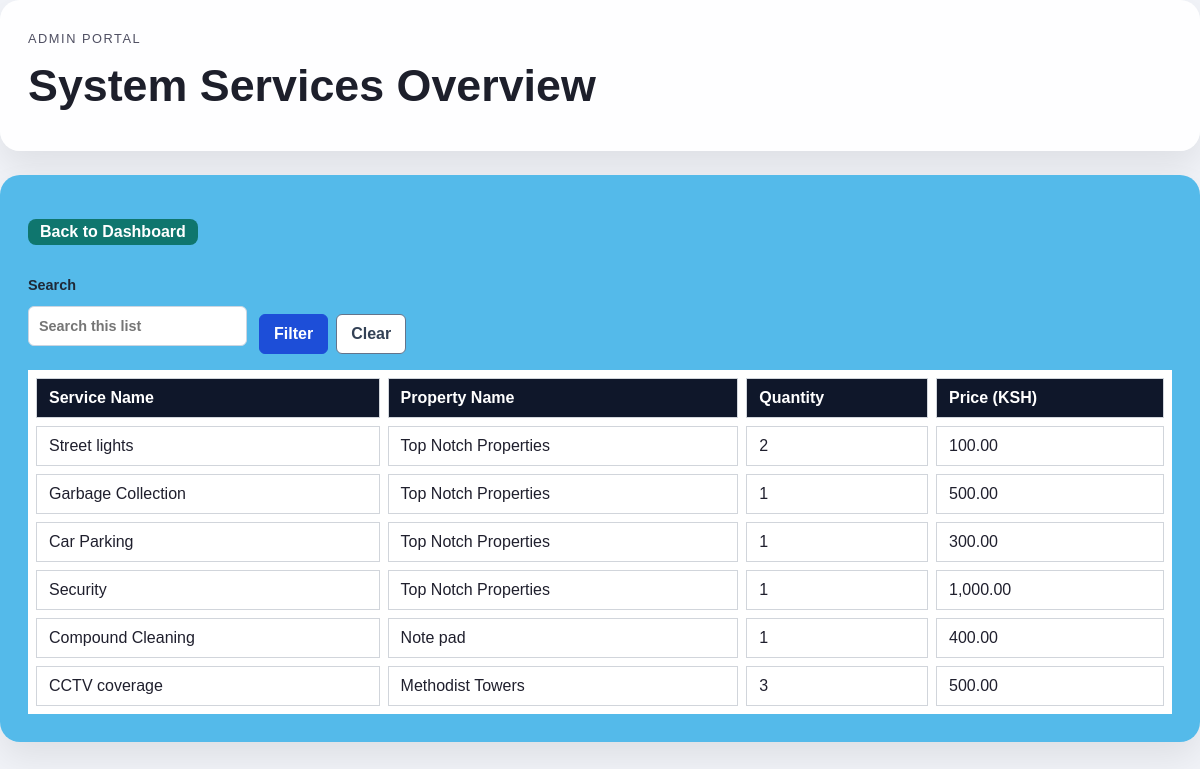
The page /admin/viewservices.php (signed in) on the database its author committed.
### tables this page shows
CREATE TABLE `services` (
  `service_id` int(11) NOT NULL,
  `service_name` varchar(20) NOT NULL,
  `quantity` int(20) NOT NULL,
  `price` decimal(8,2) NOT NULL
);

### admin/viewservices.php (the view, shortened to what this page needs)
<?php
$database = new Database();
$db = $database->getConnection();
$services = [];
try {
    $query = "SELECT s.service_id,
                     s.service_name,
                     s.quantity,
                     s.price,
                     IFNULL(p.property_name, 'Unassigned') AS property_name
              FROM services s
              LEFT JOIN service_property sp ON s.service_id = sp.service_id
              LEFT JOIN property p ON sp.property_id = p.property_id
              ORDER BY s.service_id DESC";
    $stmt = $db->prepare($query);
    $stmt->execute();
    $services = $stmt->fetchAll(PDO::FETCH_ASSOC);
} catch (PDOException $e) {
    $errorMessage = 'Error fetching service list: ' . $e->getMessage();
    $services = [];
}
?>
<!DOCTYPE html>
<html lang="en">
<head>
    <link rel="stylesheet" href="../style.css">
</head>
<body class="dashboard-page">
    <main class="main-content">
        <section class="welcome-card">
            <div>
                <p class="eyebrow">Admin Portal</p>
                <h1 class="heading">System Services Overview</h1>
            </div>
        </section>
        <section class="action-card">
            <div class="page-actions mb-3">
                <a href="admindashboard.php" class="btn-primary">Back to Dashboard</a>
            </div>
            <?php if (empty($services)): ?>
                <p>No services found in the database.</p>
            <?php else: ?>
                <div style="overflow-x:auto;">
                    <table class="tenant-table table table-striped">
                        <thead>
                            <tr>
                                <th>Service Name</th>
                                <th>Property Name</th>
                                <th>Quantity</th>
                                <th>Price (KSH)</th>
                            </tr>
                        </thead>
                        <tbody>
                            <?php foreach ($services as $service): ?>
                                <tr>
                                    <td><?php echo htmlspecialchars($service['service_name'] ?? 'N/A'); ?></td>
                                    <td><?php echo htmlspecialchars($service['property_name'] ?? 'ALL Properties'); ?></td>
                                    <td><?php echo htmlspecialchars($service['quantity'] ?? 'N/A'); ?></td>
                                    <td><?php echo htmlspecialchars(number_format((float)($service['price'] ?? 0), 2)); ?></td>
                                </tr>
                            <?php endforeach; ?>
                        </tbody>
                    </table>
                </div>
            <?php endif; ?>
        </section>
    </main>
</body>
</html>

### style.css (style rules this page uses)
body { font-family: Arial, sans-serif; margin: 0; min-height: 100vh; color: #1f1f2d; background: #f1f3f8; }
.dashboard-page { display: block; justify-content: normal; align-items: normal; padding: 0; min-height: 100vh; background-color: #f1f3f8; background-image: url('background1.png'); background-repeat: no-repeat; background-size: cover; background-position: center; }
.main-content { display: grid; gap: 24px; }
.welcome-card, .widget-panel { background: rgba(255, 255, 255, 0.96); border-radius: 20px; box-shadow: 0 16px 35px rgba(0, 0, 0, 0.08); padding: 28px; }
.action-card { background: rgba(79, 185, 234, 0.96); border-radius: 20px; box-shadow: 0 16px 35px rgba(0, 0, 0, 0.08); padding: 28px; }
.welcome-card { display: flex; justify-content: space-between; gap: 24px; align-items: center; }
.eyebrow { margin: 0 0 10px; font-size: 0.8rem; letter-spacing: 0.12em; color: #7a2e8f; text-transform: uppercase; }
.welcome-card h1 { margin: 0 0 12px; font-size: 2.8rem; color: #1d1f2b; }
.welcome-card p { max-width: 560px; line-height: 1.7; color: #4f4f62; }
.btn-primary { display: inline-block; padding: 12px 20px; background: #5a046b; color: #fff; border-radius: 999px; text-decoration: none; font-weight: 600; margin-top: 16px; }
.tenant-table { width: 100%; border-collapse: separate; border-spacing: 8px; margin-top: 16px; }
.tenant-table th, .tenant-table td { padding: 10px 12px; background: #fff; border: 1px solid #d1d5db; white-space: nowrap; }
.tenant-table th { background: #0f172a; color: #fff; }
body { font-family: Arial, sans-serif; background: #f5f7fb; padding: 20px; }
.page-actions { margin-bottom: 16px; }
.btn-primary { display: inline-block; background: #0f766e; color: #ffffff; padding: 4px 12px; border-radius: 8px; text-decoration: none; font-weight: 600; }
table { width: 100%; border-collapse: collapse; background: #fff; }
th, td { padding: 12px; border: 1px solid #e5e7eb; text-align: left; vertical-align: top; word-break: break-word; }
th { background: #f8fafc; font-weight: 600; }

### rows shown on the page
services: service_name "Street lights", property_name "Top Notch Properties", quantity "2", price "100.00"
services: service_name "Garbage Collection", property_name "Top Notch Properties", quantity "1", price "500.00"
services: service_name "Car Parking", property_name "Top Notch Properties", quantity "1", price "300.00"
services: service_name "Security", property_name "Top Notch Properties", quantity "1", price "1,000.00"
services: service_name "Compound Cleaning", property_name "Note pad", quantity "1", price "400.00"
services: service_name "CCTV coverage", property_name "Methodist Towers", quantity "3", price "500.00"
